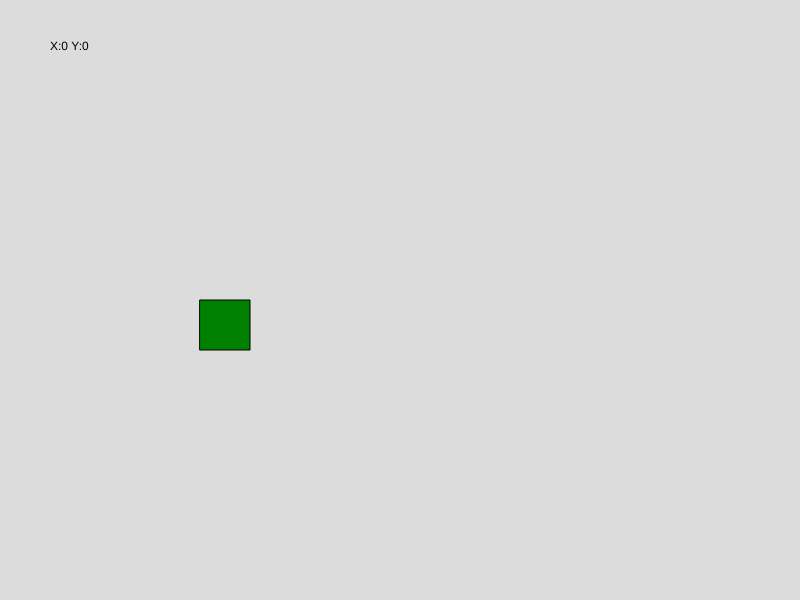
Frame 1 (no input)
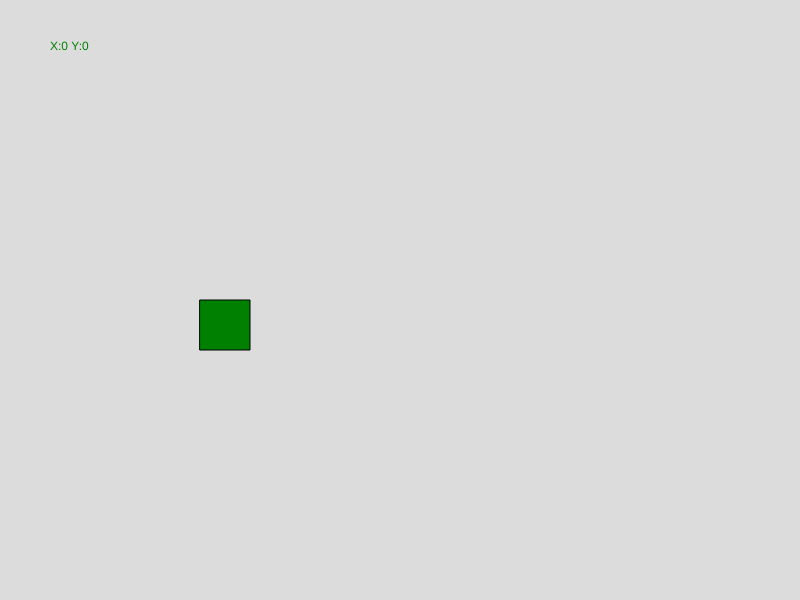
Frame 60 (no input)
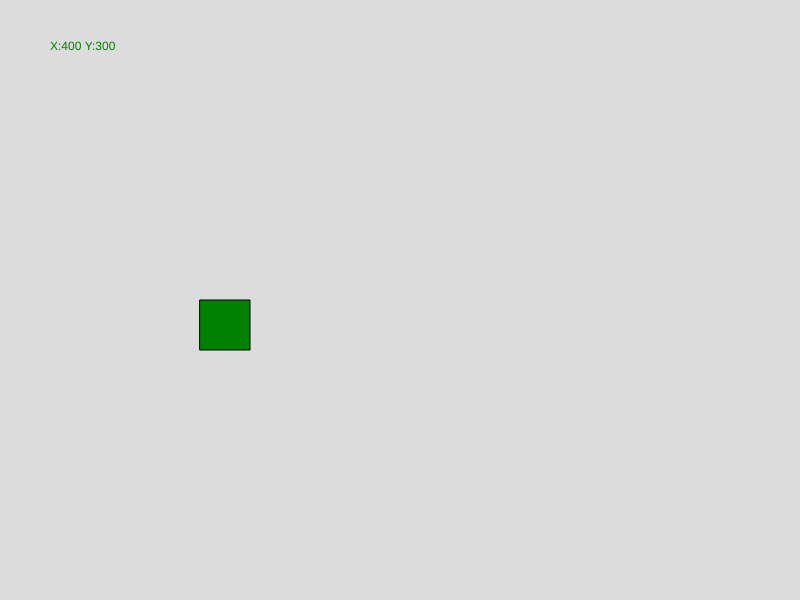
Frame 120 (the mouse pressed at the canvas centre since frame 60)

The p5.js sketch that drew these frames (run headless with seeded random() and noise() and a simulated clock; from frame 60 on, the mouse is pressed at the canvas centre):

// p5.js sketch
// ── sketch.js
let j = new Player(200,300,"green");


function setup() {
    createCanvas(800, 600);

    angleMode(DEGREES)
}

function draw() {
    background(220);

    text("X:"+mouseX+" Y:"+mouseY,50,50);

    j.show();
    j.movimento();
}


/*
Referencias
CursoAim top down
https://www.google.com/search?q=cursorAim+p5.js&oq=cursorAim+p5.js
&gs_lcrp=EgZjaHJvbWUyBggAEEUYOTIKCAEQABgIGA0YHjIHCAIQABjvBdIBCDc4NDdqMGo3qAIIsAIB&sourceid=chrome&source=chrome.ob&ie=UTF-8

Referencia de codigo completo

https://www.google.com/search?q=top_down_shooter+with+p5.js&oq=top_down_shooter+with+p5.js
&gs_lcrp=EgZjaHJvbWUyBggAEEUYOTIJCAEQIRgKGKABMgkIAhAhGAoYoAHSAQg3OTQzajBqNKgCALACAQ&sourceid=chrome&source=chrome.ob&ie=UTF-8

*/
// ── Player.js
class Player{

    #Px;
    #Py;
    cor;



    constructor(Px,Py,cor){

        this.#Px = Px;
        this.#Py = Py;
        this.cor =cor;

    }


    show(){

        fill(this.cor);
        square(this.#Px,this.#Py,50);

        cursor(CROSS)

    }

    movimento(){
        let speed =3;

        

        if(keyIsDown(UP_ARROW)){

            this.#Py = this.#Py - speed;
        }

        if(keyIsDown(DOWN_ARROW)){

            this.#Py = this.#Py + speed;
        }

        if(keyIsDown(LEFT_ARROW)){

            this.#Px = this.#Px - speed;
        }
        
        if(keyIsDown(RIGHT_ARROW)){

            this.#Px = this.#Px + speed;
        }

        //se for pra direita, volta pela esquerda;
        if(this.#Px>755){

            this.#Px = 1;
        }

        //se for pra direita, volta pela esquerda;
        if(this.#Px<1){

            this.#Px = 755;
        }

        //se for pra direita, volta pela esquerda;
        if(this.#Px>755){

            this.#Px = 1;
        }

        //se for pra cima, volta por baixo;
        if(this.#Py<1){

            this.#Py = 547;
        }

        if(this.#Py>547){

            this.#Py = 1;
        }

    }

}
